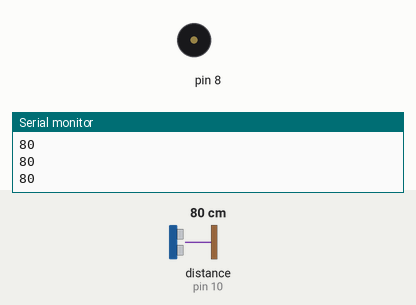
Bench run of a sketch on a simulated Arduino Uno, built with avr-gcc and run on an emulated ATmega328P. Shown: buzzer (waves = sounding), the last lines printed to the serial monitor. Wiring (inferred from the names in the program): ultrasonic range finder: trigger pin 9; echo pin 10. The inputs (shaded band) are chosen by the test bench; at power-on: distance to the obstacle (sensor on pin 10) 80 cm. The echo pulse lasts 58.3 µs per cm; random numbers use the default seed unless the sketch sets one.

Above: at 1.2 s.
1.3 s: distance to the obstacle (sensor on pin 10) set to 48 cm
2.8 s: distance to the obstacle (sensor on pin 10) set to 42 cm
At 3.7 s:
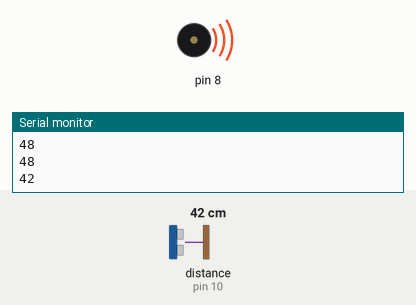
Timing chart, 0 to 10.3 s (numbered marks = the images above; inputs shaded):
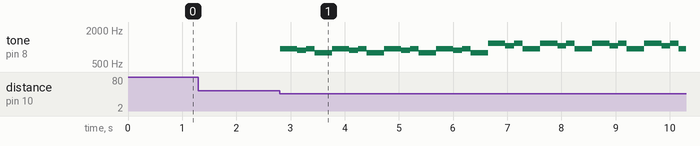

Measured:
- the behaviour switches between 46 and 45 cm on distance to the obstacle (sensor on pin 10) (found by bisection; images 0 and 1)
- after the input at 2.8 s, tone on pin 8: plays 932 Hz for 0.32 s, 880 Hz for 0.16 s, 932 Hz for 0.16 s, 784 Hz for 0.32 s, 932 Hz for 0.32 s, 880 Hz for 0.16 s … (32 notes in this stretch), starting at once

The sketch:

Christmas_Tunes_Sketch.ino
```cpp
/* Modified Tone Sketch from Tom Igoe - Taken from the Arduino SDK examples */
/* Modded by NJA Hackers to play Carol of the Bells*/
/*circuit:
 * 8-ohm speaker on digital pin 8 */
#include "pitches.h"
#include "tunes.h"
#include <avr/pgmspace.h>

//Variables for the proximity sensor
const int  pinTrig = 9;
const int  pinEcho = 10;

int speedSoundMicrosPerCm = 29;
int lastRange = 0;
int timeout = 0;

void setup() {
  Serial.begin(9600);
  randomSeed(analogRead(0));
  initRange();

}

void  initRange(){
  pinMode(pinTrig, OUTPUT);
  pinMode(pinEcho, INPUT);
}

int handleRange(){
  int rangeCm = 0;
  digitalWrite(pinTrig, LOW);
  delayMicroseconds(2);
  digitalWrite( pinTrig , HIGH);
  delayMicroseconds(10);
  digitalWrite( pinTrig , LOW);
  delayMicroseconds(2);  // sound only travels 0.06cm in this time

  int duration = pulseIn(pinEcho, HIGH, 15000); //~5m timeout
  int curRangeCm = duration / speedSoundMicrosPerCm / 2;
  if (curRangeCm<=500 && curRangeCm>0) {
    rangeCm = curRangeCm;
  }
  Serial.println(rangeCm);
  return rangeCm;
}

void loop() {
  int range = handleRange();
  if((range<45)&&(range!=0)){
    playTune();
    lastRange =  range;
  }
}

void playTune(){
  int index = random(8);
  int numberOfNotes = sizeof(aTune[index].notes)/sizeof(int);
  for(int i=0;i<numberOfNotes;i++){
    int currentNote = pgm_read_word_near(aTune[index].notes+i);
    if(currentNote==-1)
      break;
    int tempo = 200;
    int currentDuration = tempo*(pgm_read_word_near(aTune[index].durations+i));
    tone(8, currentNote,currentDuration);
    delay(currentDuration*0.8);
    noTone(8);
  }
}
```

pitches.h
```cpp
/*************************************************
 * Public Constants
 *************************************************/

#define NOTE_B0  31
#define NOTE_C1  33
#define NOTE_CS1 35
#define NOTE_D1  37
#define NOTE_DS1 39
#define NOTE_E1  41
#define NOTE_F1  44
#define NOTE_FS1 46
#define NOTE_G1  49
#define NOTE_GS1 52
#define NOTE_A1  55
#define NOTE_AS1 58
#define NOTE_B1  62
#define NOTE_C2  65
#define NOTE_CS2 69
#define NOTE_D2  73
#define NOTE_DS2 78
#define NOTE_E2  82
#define NOTE_F2  87
#define NOTE_FS2 93
#define NOTE_G2  98
#define NOTE_GS2 104
#define NOTE_A2  110
#define NOTE_AS2 117
#define NOTE_B2  123
#define NOTE_C3  131
#define NOTE_CS3 139
#define NOTE_D3  147
#define NOTE_DS3 156
#define NOTE_E3  165
#define NOTE_F3  175
#define NOTE_FS3 185
#define NOTE_G3  196
#define NOTE_GS3 208
#define NOTE_A3  220
#define NOTE_AS3 233
#define NOTE_B3  247
#define NOTE_C4  262
#define NOTE_CS4 277
#define NOTE_D4  294
#define NOTE_DS4 311
#define NOTE_E4  330
#define NOTE_F4  349
#define NOTE_FS4 370
#define NOTE_G4  392
#define NOTE_GS4 415
#define NOTE_A4  440
#define NOTE_AS4 466
#define NOTE_B4  494
#define NOTE_C5  523
#define NOTE_CS5 554
#define NOTE_D5  587
#define NOTE_DS5 622
#define NOTE_E5  659
#define NOTE_F5  698
#define NOTE_FS5 740
#define NOTE_G5  784
#define NOTE_GS5 831
#define NOTE_A5  880
#define NOTE_AS5 932
#define NOTE_B5  988
#define NOTE_C6  1047
#define NOTE_CS6 1109
#define NOTE_D6  1175
#define NOTE_DS6 1245
#define NOTE_E6  1319
#define NOTE_F6  1397
#define NOTE_FS6 1480
#define NOTE_G6  1568
#define NOTE_GS6 1661
#define NOTE_A6  1760
#define NOTE_AS6 1865
#define NOTE_B6  1976
#define NOTE_C7  2093
#define NOTE_CS7 2217
#define NOTE_D7  2349
#define NOTE_DS7 2489
#define NOTE_E7  2637
#define NOTE_F7  2794
#define NOTE_FS7 2960
#define NOTE_G7  3136
#define NOTE_GS7 3322
#define NOTE_A7  3520
#define NOTE_AS7 3729
#define NOTE_B7  3951
#define NOTE_C8  4186
#define NOTE_CS8 4435
#define NOTE_D8  4699
#define NOTE_DS8 4978
```

tunes.h
```cpp
#include <avr/pgmspace.h>

struct tune{
  prog_int16_t notes[200];
  prog_uint16_t durations[200];
};

struct tune PROGMEM aTune[]=
{
  /* Carol of the bells */
  {
    {
      NOTE_AS5,NOTE_A5,NOTE_AS5,NOTE_G5,NOTE_AS5,NOTE_A5,NOTE_AS5,NOTE_G5,NOTE_AS5,NOTE_A5,NOTE_AS5,NOTE_G5,NOTE_AS5,NOTE_A5,NOTE_AS5,NOTE_G5,
      NOTE_D6,NOTE_C6,NOTE_D6,NOTE_AS5,NOTE_D6,NOTE_C6,NOTE_D6,NOTE_AS5,NOTE_D6,NOTE_C6,NOTE_D6,NOTE_AS5,NOTE_D6,NOTE_C6,NOTE_D6,NOTE_AS5,
      NOTE_G6,NOTE_G6,NOTE_G6,NOTE_F6,NOTE_DS6,NOTE_D6,NOTE_D6,NOTE_D6,NOTE_C6,NOTE_AS5,NOTE_C6,NOTE_C6,NOTE_C6,NOTE_D6,NOTE_C6,NOTE_AS5,NOTE_A5,NOTE_AS5,NOTE_G5,
      NOTE_D5,NOTE_E5,NOTE_FS5,NOTE_G5,NOTE_A5,NOTE_AS5,NOTE_C6,NOTE_D6,NOTE_C6,NOTE_AS5,NOTE_D5,NOTE_E5,NOTE_FS5,NOTE_G5,NOTE_A5,NOTE_AS5,NOTE_C6,NOTE_D6,NOTE_C6,NOTE_AS5,
      NOTE_AS5,NOTE_A5,NOTE_AS5,NOTE_G5,NOTE_AS5,NOTE_A5,NOTE_AS5,NOTE_G5,NOTE_AS5,NOTE_A5,NOTE_AS5,NOTE_G5,NOTE_AS5,NOTE_A5,NOTE_AS5,NOTE_G5,
      NOTE_D6,NOTE_C6,NOTE_D6,NOTE_AS5,NOTE_D6,NOTE_C6,NOTE_D6,NOTE_AS5,NOTE_D6,NOTE_C6,NOTE_D6,NOTE_AS5,NOTE_D6,NOTE_C6,NOTE_D6,NOTE_AS5,
      NOTE_G6,NOTE_G6,NOTE_G6,NOTE_F6,NOTE_DS6,NOTE_D6,NOTE_D6,NOTE_D6,NOTE_C6,NOTE_AS5,NOTE_C6,NOTE_C6,NOTE_C6,NOTE_D6,NOTE_C6,NOTE_AS5,NOTE_A5,NOTE_AS5,NOTE_G5,
      NOTE_D5,NOTE_E5,NOTE_FS5,NOTE_G5,NOTE_A5,NOTE_AS5,NOTE_C6,NOTE_D6,NOTE_C6,NOTE_AS5,NOTE_D5,NOTE_E5,NOTE_FS5,NOTE_G5,NOTE_A5,NOTE_AS5,NOTE_C6,NOTE_D6,NOTE_C6,NOTE_AS5,
      NOTE_AS5,NOTE_A5,NOTE_AS5,NOTE_G5,NOTE_AS5,NOTE_A5,NOTE_AS5,NOTE_G5,NOTE_AS5,NOTE_A5,NOTE_AS5,NOTE_G5,
      NOTE_AS5,NOTE_A5,NOTE_AS5,NOTE_G5,0,-1                        }
    ,
    {
      2,1,1,2,2,1,1,2,2,1,1,2,2,1,1,2,
      2,1,1,2,2,1,1,2,2,1,1,2,2,1,1,2,
      2,1,1,1,1,2,1,1,1,1,2,1,1,1,1,2,1,1,2,
      1,1,1,1,1,1,1,1,2,2,1,1,1,1,1,1,1,1,2,2,
      2,1,1,2,2,1,1,2,2,1,1,2,2,1,1,2,
      2,1,1,2,2,1,1,2,2,1,1,2,2,1,1,2,
      2,1,1,1,1,2,1,1,1,1,2,1,1,1,1,2,1,1,2,
      1,1,1,1,1,1,1,1,2,2,1,1,1,1,1,1,1,1,2,2,
      2,1,1,2,2,1,1,2,2,1,1,2,
      4,2,2,8,6,0                       }
  }
  ,
  /* Deck the halls */
  {
    {
      NOTE_C6,NOTE_AS5,NOTE_A5,NOTE_G5,NOTE_F5,NOTE_G5,NOTE_A5,NOTE_F5,NOTE_G5,NOTE_A5,NOTE_AS5,NOTE_G5,NOTE_A5,NOTE_G5,NOTE_F5,NOTE_E5,NOTE_F5,0,
      NOTE_C6,NOTE_AS5,NOTE_A5,NOTE_G5,NOTE_F5,NOTE_G5,NOTE_A5,NOTE_F5,NOTE_G5,NOTE_A5,NOTE_AS5,NOTE_G5,NOTE_A5,NOTE_G5,NOTE_F5,NOTE_E5,NOTE_F5,0,
      NOTE_G5,NOTE_A5,NOTE_AS5,NOTE_G5,NOTE_A5,NOTE_AS5,NOTE_C6,NOTE_G5,NOTE_A5,NOTE_B5,NOTE_C6,NOTE_D6,NOTE_E6,NOTE_F6,NOTE_E6,NOTE_D6,NOTE_C6,0,
      NOTE_C6,NOTE_AS5,NOTE_A5,NOTE_G5,NOTE_F5,NOTE_G5,NOTE_A5,NOTE_F5,NOTE_D6,NOTE_D6,NOTE_D6,NOTE_D6,NOTE_C6,NOTE_AS5,NOTE_A5,NOTE_G5,NOTE_F5,0,-1
    }
    ,
    {
      3,1,2,2,2,2,2,2,1,1,1,1,3,1,2,2,3,1,
      3,1,2,2,2,2,2,2,1,1,1,1,3,1,2,2,3,1,
      3,1,2,2,3,1,2,2,1,1,2,1,1,2,2,2,3,1,
      3,1,2,2,2,2,2,2,1,1,1,1,3,1,2,2,4,8,0                        }
  }
  ,
  /* Silent Night */
  {
    {
      NOTE_G5,NOTE_A5,NOTE_G5,NOTE_E5,0,NOTE_G5,NOTE_A5,NOTE_G5,NOTE_E5,0,NOTE_D6,NOTE_D6,NOTE_B5,0,NOTE_C6,NOTE_C6,NOTE_G5,0,
      NOTE_A5,NOTE_A5,NOTE_C6,NOTE_B5,NOTE_A5,NOTE_G5,NOTE_A5,NOTE_G5,NOTE_E5,0,NOTE_A5,NOTE_A5,NOTE_C6,NOTE_B5,NOTE_A5,NOTE_G5,NOTE_A5,NOTE_G5,NOTE_E5,0,
      NOTE_D6,NOTE_D6,NOTE_F6,NOTE_D6,NOTE_B5,NOTE_C6,NOTE_E6,0,NOTE_C6,NOTE_G5,NOTE_E5,NOTE_G5,NOTE_F5,NOTE_D5,NOTE_C5,0,-1
    }
    ,
    {
      6,2,4,11,1,6,2,4,11,1,8,4,11,1,8,4,11,1,
      8,4,6,2,4,6,2,4,11,1,8,4,6,2,4,6,2,4,11,1,
      8,4,6,2,4,12,11,1,4,4,4,6,2,4,12,12,0                        }
  }
  ,

  /* White Christmas */
  {
    {
      NOTE_E5,NOTE_F5,NOTE_E5,NOTE_DS5,NOTE_E5,NOTE_F5,NOTE_FS5,NOTE_G5,NOTE_A5,NOTE_B5,NOTE_C6,NOTE_D6,NOTE_C6,NOTE_B5,NOTE_A5,NOTE_G5,0,
      NOTE_C5,NOTE_D5,NOTE_E5,NOTE_E5,NOTE_E5,NOTE_A5,NOTE_G5,NOTE_C5,NOTE_C5,NOTE_C5,NOTE_G5,NOTE_F5,NOTE_E5,NOTE_F5,NOTE_E5,NOTE_D5,NOTE_C5,NOTE_D5,0,
      NOTE_E5,NOTE_F5,NOTE_E5,NOTE_DS5,NOTE_E5,NOTE_F5,NOTE_FS5,NOTE_G5,NOTE_A5,NOTE_B5,NOTE_C6,NOTE_D6,NOTE_C6,NOTE_B5,NOTE_A5,NOTE_G5,0,
      NOTE_C5,NOTE_D5,NOTE_E5,NOTE_E5,NOTE_E5,NOTE_A5,NOTE_G5,NOTE_C6,NOTE_C5,NOTE_D5,NOTE_E5,NOTE_E5,NOTE_A5,NOTE_B4,NOTE_B4,NOTE_B4,NOTE_C5,0,-1
    }
    ,
    {
      8,2,2,2,2,8,2,8,2,2,1,3,2,2,1,9,4,
      2,2,4,4,2,4,2,4,4,2,4,2,8,2,2,2,2,12,4,
      8,2,2,2,2,8,2,8,2,2,1,3,2,2,1,9,4,
      2,2,4,4,2,4,2,10,2,2,4,4,3,1,2,2,16,8,0                        }
  }
  ,

  /* O Christmas Tree */
  {
    {
      NOTE_C5,NOTE_F5,NOTE_F5,NOTE_F5,NOTE_G5,NOTE_A5,NOTE_A5,NOTE_A5,NOTE_A5,NOTE_G5,NOTE_A5,NOTE_AS5,NOTE_E5,NOTE_G5,NOTE_F5,0,
      NOTE_C5,NOTE_F5,NOTE_F5,NOTE_F5,NOTE_G5,NOTE_A5,NOTE_A5,NOTE_A5,NOTE_A5,NOTE_G5,NOTE_A5,NOTE_AS5,NOTE_E5,NOTE_G5,NOTE_F5,0,
      NOTE_C6,NOTE_C6,NOTE_A5,NOTE_D6,NOTE_C6,NOTE_C6,NOTE_AS5,NOTE_AS5,NOTE_AS5,NOTE_AS5,NOTE_G5,NOTE_C6,NOTE_AS5,NOTE_AS5,NOTE_A5,NOTE_A5,0,
      NOTE_C5,NOTE_F5,NOTE_F5,NOTE_F5,NOTE_G5,NOTE_A5,NOTE_A5,NOTE_A5,NOTE_A5,NOTE_G5,NOTE_A5,NOTE_AS5,NOTE_E5,NOTE_G5,NOTE_F5,0,-1
    }
    ,
    {
      4,3,1,4,4,3,1,6,2,2,2,4,4,4,5,1,
      2,3,1,4,4,3,1,6,2,2,2,4,4,4,5,1,
      2,2,2,6,2,2,2,6,2,2,2,6,2,2,2,5,1,
      2,3,1,4,4,3,1,6,2,2,2,4,4,4,8,12,0                        }
  }
  ,

  /* Merry Christmas */
  {
    {
      NOTE_D5,NOTE_G5,NOTE_G5,NOTE_A5,NOTE_G5,NOTE_FS5,NOTE_E5,NOTE_C5,NOTE_E5,NOTE_A5,NOTE_A5,NOTE_B5,NOTE_A5,NOTE_G5,NOTE_FS5,NOTE_D5,NOTE_FS5,NOTE_B5,NOTE_B5,NOTE_C6,NOTE_B5,NOTE_A5,NOTE_G5,NOTE_E5,NOTE_D5,NOTE_D5,NOTE_E5,NOTE_A5,NOTE_FS5,NOTE_G5,0,
      NOTE_D5,NOTE_G5,NOTE_G5,NOTE_G5,NOTE_FS5,NOTE_FS5,NOTE_G5,NOTE_FS5,NOTE_E5,NOTE_D5,NOTE_A5,NOTE_B5,NOTE_A5,NOTE_A5,NOTE_G5,NOTE_G5,NOTE_D6,NOTE_D5,NOTE_D5,NOTE_D5,NOTE_E5,NOTE_A5,NOTE_FS5,NOTE_G5,-1
    }
    ,
    {
      2,2,1,1,1,1,2,2,2,2,1,1,1,1,2,2,2,2,1,1,1,1,2,2,1,1,2,2,2,3,1,
      2,2,2,2,4,2,2,2,2,4,2,2,1,1,1,1,2,2,1,1,2,2,2,8,0                        }
  }
  ,

  /* Jingle Bells */
  {
    {
      NOTE_E5,NOTE_E5,NOTE_E5,NOTE_E5,NOTE_E5,NOTE_E5,NOTE_E5,NOTE_G5,NOTE_C5,NOTE_D5,NOTE_E5,0,
      NOTE_F5,NOTE_F5,NOTE_F5,NOTE_F5,NOTE_F5,NOTE_E5,NOTE_E5,NOTE_E5,NOTE_E5,NOTE_D5,NOTE_D5,
      NOTE_E5,NOTE_D5,NOTE_G5,
      NOTE_E5,NOTE_E5,NOTE_E5,NOTE_E5,NOTE_E5,NOTE_E5,NOTE_E5,NOTE_G5,NOTE_C5,NOTE_D5,NOTE_E5,0,
      NOTE_F5,NOTE_F5,NOTE_F5,NOTE_F5,NOTE_F5,NOTE_E5,NOTE_E5,NOTE_E5,NOTE_G5,NOTE_G5,NOTE_F5,
      NOTE_D5,NOTE_C5,0,
      NOTE_G4,NOTE_E5,NOTE_D5,NOTE_C5,NOTE_G4,0,NOTE_G4,NOTE_G4,NOTE_G4,NOTE_E5,NOTE_D5,NOTE_C5,NOTE_A4,0,
      NOTE_A4,NOTE_F5,NOTE_E5,NOTE_D5,NOTE_B4,0,NOTE_G5,NOTE_G5,NOTE_F5,NOTE_D5,NOTE_E5,0,
      NOTE_G4,NOTE_E5,NOTE_D5,NOTE_C5,NOTE_G4,0,NOTE_G4,NOTE_G4,NOTE_G4,NOTE_E5,NOTE_D5,NOTE_C5,NOTE_A4,0,
      NOTE_A4,NOTE_F5,NOTE_E5,NOTE_D5,NOTE_G5,NOTE_G5,NOTE_G5,NOTE_G5,NOTE_A5,NOTE_G5,NOTE_F5,NOTE_D5,NOTE_C5,0,-1
    }
    ,
    {
      2,2,4,2,2,4,2,2,3,1,7,1,
      2,2,3,1,2,2,2,2,2,2,2,
      2,4,4,
      2,2,4,2,2,4,2,2,3,1,7,1,
      2,2,3,1,2,2,2,2,2,2,2,
      2,7,1,
      2,2,2,2,5,1,1,1,2,2,2,2,7,1,
      2,2,2,2,7,1,2,2,2,2,7,1,
      2,2,2,2,5,1,1,1,2,2,2,2,7,1,
      2,2,2,2,2,2,2,2,2,2,2,2,8,8,0                       }
  }
  ,

  /* Little drummer boy */
  {
    {
      NOTE_F5,NOTE_G5,NOTE_A5,NOTE_A5,NOTE_A5,NOTE_AS5,NOTE_A5,NOTE_AS5,NOTE_A5,0,
      NOTE_F5,NOTE_F5,NOTE_G5,NOTE_A5,NOTE_A5,NOTE_A5,NOTE_A5,NOTE_AS5,NOTE_A5,NOTE_AS5,NOTE_A5,0,
      NOTE_G5,NOTE_A5,NOTE_AS5,NOTE_C6,NOTE_C6,NOTE_C6,NOTE_D6,NOTE_C6,NOTE_AS5,NOTE_A5,NOTE_G5,0,
      NOTE_G5,NOTE_A5,NOTE_AS5,NOTE_C6,NOTE_C6,NOTE_C6,NOTE_D6,NOTE_DS6,NOTE_D6,NOTE_C6,NOTE_AS5,NOTE_D6,NOTE_C6,NOTE_AS5,NOTE_A5,NOTE_C6,NOTE_AS5,NOTE_A5,NOTE_G5,0,
      NOTE_F5,NOTE_G5,NOTE_A5,NOTE_A5,NOTE_A5,NOTE_AS5,NOTE_A5,NOTE_AS5,NOTE_A5,0,
      NOTE_G5,NOTE_F5,NOTE_G5,NOTE_F5,0,-1
    }
    ,
    {
      6,2,4,2,2,1,1,2,12,2,
      2,2,2,2,2,2,2,1,1,2,12,2,
      2,2,2,2,2,2,2,1,1,2,12,2,
      2,2,2,2,2,2,2,1,1,2,4,1,1,2,4,1,1,2,11,1,
      6,2,4,2,2,1,1,2,12,2,1,1,2,12,8,0                    }
  }
  ,
};
```
